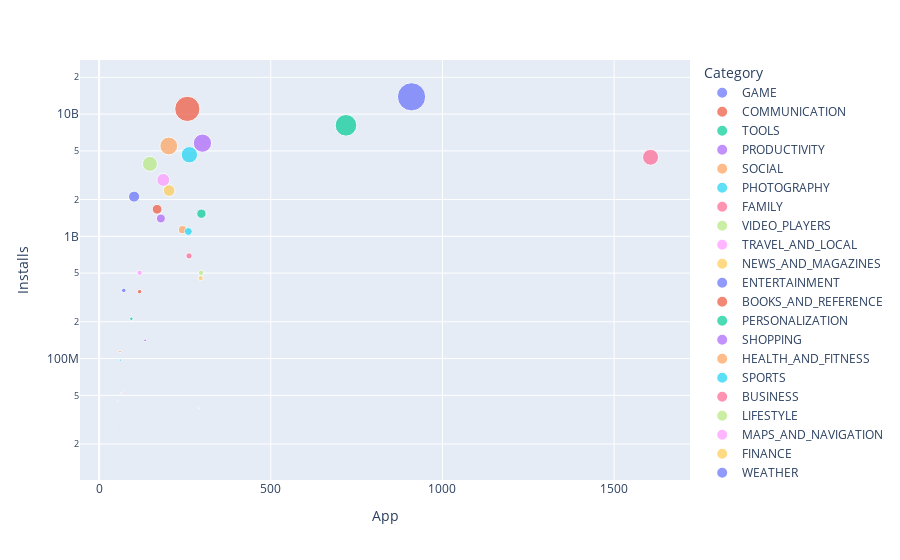

This figure's notebook cell:
### Code cell
scatter_plot = px.scatter(data_frame=category_concentration,
                          x='App',
                          y='Installs',
                          color=category_concentration.index,
                          size ='Installs',
                          hover_name=category_concentration.index
                         )

scatter_plot.update_layout(yaxis=dict(type='log'))

scatter_plot.show()

### Figure 1 — Plotly figure (JSON) as saved in the notebook; plotly's stock layout.template omitted (floating-point values rounded to 4 significant figures)
{"data": [{"hovertemplate": "<b>%{hovertext}</b><br><br>Category=GAME<br>App=%{x}<br>Installs=%{marker.size}<extra></extra>", "hovertext": ["GAME"], "legendgroup": "GAME", "marker": {"color": "#636efa", "size": [13858762717], "sizemode": "area", "sizeref": 34650000.0, "symbol": "circle"}, "mode": "markers", "name": "GAME", "orientation": "v", "showlegend": true, "type": "scatter", "x": [910], "xaxis": "x", "y": [13858762717], "yaxis": "y"}, {"hovertemplate": "<b>%{hovertext}</b><br><br>Category=COMMUNICATION<br>App=%{x}<br>Installs=%{marker.size}<extra></extra>", "hovertext": ["COMMUNICATION"], "legendgroup": "COMMUNICATION", "marker": {"color": "#EF553B", "size": [11039241530], "sizemode": "area", "sizeref": 34650000.0, "symbol": "circle"}, "mode": "markers", "name": "COMMUNICATION", "orientation": "v", "showlegend": true, "type": "scatter", "x": [257], "xaxis": "x", "y": [11039241530], "yaxis": "y"}, {"hovertemplate": "<b>%{hovertext}</b><br><br>Category=TOOLS<br>App=%{x}<br>Installs=%{marker.size}<extra></extra>", "hovertext": ["TOOLS"], "legendgroup": "TOOLS", "marker": {"color": "#00cc96", "size": [8099724500], "sizemode": "area", "sizeref": 34650000.0, "symbol": "circle"}, "mode": "markers", "name": "TOOLS", "orientation": "v", "showlegend": true, "type": "scatter", "x": [719], "xaxis": "x", "y": [8099724500], "yaxis": "y"}, {"hovertemplate": "<b>%{hovertext}</b><br><br>Category=PRODUCTIVITY<br>App=%{x}<br>Installs=%{marker.size}<extra></extra>", "hovertext": ["PRODUCTIVITY"], "legendgroup": "PRODUCTIVITY", "marker": {"color": "#ab63fa", "size": [5788070180], "sizemode": "area", "sizeref": 34650000.0, "symbol": "circle"}, "mode": "markers", "name": "PRODUCTIVITY", "orientation": "v", "showlegend": true, "type": "scatter", "x": [301], "xaxis": "x", "y": [5788070180], "yaxis": "y"}, {"hovertemplate": "<b>%{hovertext}</b><br><br>Category=SOCIAL<br>App=%{x}<br>Installs=%{marker.size}<extra></extra>", "hovertext": ["SOCIAL"], "legendgroup": "SOCIAL", "marker": {"color": "#FFA15A", "size": [5487841475], "sizemode": "area", "sizeref": 34650000.0, "symbol": "circle"}, "mode": "markers", "name": "SOCIAL", "orientation": "v", "showlegend": true, "type": "scatter", "x": [203], "xaxis": "x", "y": [5487841475], "yaxis": "y"}, {"hovertemplate": "<b>%{hovertext}</b><br><br>Category=PHOTOGRAPHY<br>App=%{x}<br>Installs=%{marker.size}<extra></extra>", "hovertext": ["PHOTOGRAPHY"], "legendgroup": "PHOTOGRAPHY", "marker": {"color": "#19d3f3", "size": [4649143130], "sizemode": "area", "sizeref": 34650000.0, "symbol": "circle"}, "mode": "markers", "name": "PHOTOGRAPHY", "orientation": "v", "showlegend": true, "type": "scatter", "x": [263], "xaxis": "x", "y": [4649143130], "yaxis": "y"}, {"hovertemplate": "<b>%{hovertext}</b><br><br>Category=FAMILY<br>App=%{x}<br>Installs=%{marker.size}<extra></extra>", "hovertext": ["FAMILY"], "legendgroup": "FAMILY", "marker": {"color": "#FF6692", "size": [4437554490], "sizemode": "area", "sizeref": 34650000.0, "symbol": "circle"}, "mode": "markers", "name": "FAMILY", "orientation": "v", "showlegend": true, "type": "scatter", "x": [1606], "xaxis": "x", "y": [4437554490], "yaxis": "y"}, {"hovertemplate": "<b>%{hovertext}</b><br><br>Category=VIDEO_PLAYERS<br>App=%{x}<br>Installs=%{marker.size}<extra></extra>", "hovertext": ["VIDEO_PLAYERS"], "legendgroup": "VIDEO_PLAYERS", "marker": {"color": "#B6E880", "size": [3916897200], "sizemode": "area", "sizeref": 34650000.0, "symbol": "circle"}, "mode": "markers", "name": "VIDEO_PLAYERS", "orientation": "v", "showlegend": true, "type": "scatter", "x": [148], "xaxis": "x", "y": [3916897200], "yaxis": "y"}, {"hovertemplate": "<b>%{hovertext}</b><br><br>Category=TRAVEL_AND_LOCAL<br>App=%{x}<br>Installs=%{marker.size}<extra></extra>", "hovertext": ["TRAVEL_AND_LOCAL"], "legendgroup": "TRAVEL_AND_LOCAL", "marker": {"color": "#FF97FF", "size": [2894859300], "sizemode": "area", "sizeref": 34650000.0, "symbol": "circle"}, "mode": "markers", "name": "TRAVEL_AND_LOCAL", "orientation": "v", "showlegend": true, "type": "scatter", "x": [187], "xaxis": "x", "y": [2894859300], "yaxis": "y"}, {"hovertemplate": "<b>%{hovertext}</b><br><br>Category=NEWS_AND_MAGAZINES<br>App=%{x}<br>Installs=%{marker.size}<extra></extra>", "hovertext": ["NEWS_AND_MAGAZINES"], "legendgroup": "NEWS_AND_MAGAZINES", "marker": {"color": "#FECB52", "size": [2369110650], "sizemode": "area", "sizeref": 34650000.0, "symbol": "circle"}, "mode": "markers", "name": "NEWS_AND_MAGAZINES", "orientation": "v", "showlegend": true, "type": "scatter", "x": [204], "xaxis": "x", "y": [2369110650], "yaxis": "y"}, {"hovertemplate": "<b>%{hovertext}</b><br><br>Category=ENTERTAINMENT<br>App=%{x}<br>Installs=%{marker.size}<extra></extra>", "hovertext": ["ENTERTAINMENT"], "legendgroup": "ENTERTAINMENT", "marker": {"color": "#636efa", "size": [2113660000], "sizemode": "area", "sizeref": 34650000.0, "symbol": "circle"}, "mode": "markers", "name": "ENTERTAINMENT", "orientation": "v", "showlegend": true, "type": "scatter", "x": [102], "xaxis": "x", "y": [2113660000], "yaxis": "y"}, {"hovertemplate": "<b>%{hovertext}</b><br><br>Category=BOOKS_AND_REFERENCE<br>App=%{x}<br>Installs=%{marker.size}<extra></extra>", "hovertext": ["BOOKS_AND_REFERENCE"], "legendgroup": "BOOKS_AND_REFERENCE", "marker": {"color": "#EF553B", "size": [1665791655], "sizemode": "area", "sizeref": 34650000.0, "symbol": "circle"}, "mode": "markers", "name": "BOOKS_AND_REFERENCE", "orientation": "v", "showlegend": true, "type": "scatter", "x": [169], "xaxis": "x", "y": [1665791655], "yaxis": "y"}, {"hovertemplate": "<b>%{hovertext}</b><br><br>Category=PERSONALIZATION<br>App=%{x}<br>Installs=%{marker.size}<extra></extra>", "hovertext": ["PERSONALIZATION"], "legendgroup": "PERSONALIZATION", "marker": {"color": "#00cc96", "size": [1532352930], "sizemode": "area", "sizeref": 34650000.0, "symbol": "circle"}, "mode": "markers", "name": "PERSONALIZATION", "orientation": "v", "showlegend": true, "type": "scatter", "x": [298], "xaxis": "x", "y": [1532352930], "yaxis": "y"}, {"hovertemplate": "<b>%{hovertext}</b><br><br>Category=SHOPPING<br>App=%{x}<br>Installs=%{marker.size}<extra></extra>", "hovertext": ["SHOPPING"], "legendgroup": "SHOPPING", "marker": {"color": "#ab63fa", "size": [1400331540], "sizemode": "area", "sizeref": 34650000.0, "symbol": "circle"}, "mode": "markers", "name": "SHOPPING", "orientation": "v", "showlegend": true, "type": "scatter", "x": [180], "xaxis": "x", "y": [1400331540], "yaxis": "y"}, {"hovertemplate": "<b>%{hovertext}</b><br><br>Category=HEALTH_AND_FITNESS<br>App=%{x}<br>Installs=%{marker.size}<extra></extra>", "hovertext": ["HEALTH_AND_FITNESS"], "legendgroup": "HEALTH_AND_FITNESS", "marker": {"color": "#FFA15A", "size": [1134006220], "sizemode": "area", "sizeref": 34650000.0, "symbol": "circle"}, "mode": "markers", "name": "HEALTH_AND_FITNESS", "orientation": "v", "showlegend": true, "type": "scatter", "x": [243], "xaxis": "x", "y": [1134006220], "yaxis": "y"}, {"hovertemplate": "<b>%{hovertext}</b><br><br>Category=SPORTS<br>App=%{x}<br>Installs=%{marker.size}<extra></extra>", "hovertext": ["SPORTS"], "legendgroup": "SPORTS", "marker": {"color": "#19d3f3", "size": [1096431465], "sizemode": "area", "sizeref": 34650000.0, "symbol": "circle"}, "mode": "markers", "name": "SPORTS", "orientation": "v", "showlegend": true, "type": "scatter", "x": [260], "xaxis": "x", "y": [1096431465], "yaxis": "y"}, {"hovertemplate": "<b>%{hovertext}</b><br><br>Category=BUSINESS<br>App=%{x}<br>Installs=%{marker.size}<extra></extra>", "hovertext": ["BUSINESS"], "legendgroup": "BUSINESS", "marker": {"color": "#FF6692", "size": [692018120], "sizemode": "area", "sizeref": 34650000.0, "symbol": "circle"}, "mode": "markers", "name": "BUSINESS", "orientation": "v", "showlegend": true, "type": "scatter", "x": [262], "xaxis": "x", "y": [692018120], "yaxis": "y"}, {"hovertemplate": "<b>%{hovertext}</b><br><br>Category=LIFESTYLE<br>App=%{x}<br>Installs=%{marker.size}<extra></extra>", "hovertext": ["LIFESTYLE"], "legendgroup": "LIFESTYLE", "marker": {"color": "#B6E880", "size": [503611120], "sizemode": "area", "sizeref": 34650000.0, "symbol": "circle"}, "mode": "markers", "name": "LIFESTYLE", "orientation": "v", "showlegend": true, "type": "scatter", "x": [297], "xaxis": "x", "y": [503611120], "yaxis": "y"}, {"hovertemplate": "<b>%{hovertext}</b><br><br>Category=MAPS_AND_NAVIGATION<br>App=%{x}<br>Installs=%{marker.size}<extra></extra>", "hovertext": ["MAPS_AND_NAVIGATION"], "legendgroup": "MAPS_AND_NAVIGATION", "marker": {"color": "#FF97FF", "size": [503267560], "sizemode": "area", "sizeref": 34650000.0, "symbol": "circle"}, "mode": "markers", "name": "MAPS_AND_NAVIGATION", "orientation": "v", "showlegend": true, "type": "scatter", "x": [118], "xaxis": "x", "y": [503267560], "yaxis": "y"}, {"hovertemplate": "<b>%{hovertext}</b><br><br>Category=FINANCE<br>App=%{x}<br>Installs=%{marker.size}<extra></extra>", "hovertext": ["FINANCE"], "legendgroup": "FINANCE", "marker": {"color": "#FECB52", "size": [455249400], "sizemode": "area", "sizeref": 34650000.0, "symbol": "circle"}, "mode": "markers", "name": "FINANCE", "orientation": "v", "showlegend": true, "type": "scatter", "x": [296], "xaxis": "x", "y": [455249400], "yaxis": "y"}, {"hovertemplate": "<b>%{hovertext}</b><br><br>Category=WEATHER<br>App=%{x}<br>Installs=%{marker.size}<extra></extra>", "hovertext": ["WEATHER"], "legendgroup": "WEATHER", "marker": {"color": "#636efa", "size": [361096500], "sizemode": "area", "sizeref": 34650000.0, "symbol": "circle"}, "mode": "markers", "name": "WEATHER", "orientation": "v", "showlegend": true, "type": "scatter", "x": [72], "xaxis": "x", "y": [361096500], "yaxis": "y"}, {"hovertemplate": "<b>%{hovertext}</b><br><br>Category=EDUCATION<br>App=%{x}<br>Installs=%{marker.size}<extra></extra>", "hovertext": ["EDUCATION"], "legendgroup": "EDUCATION", "marker": {"color": "#EF553B", "size": [352852000], "sizemode": "area", "sizeref": 34650000.0, "symbol": "circle"}, "mode": "markers", "name": "EDUCATION", "orientation": "v", "showlegend": true, "type": "scatter", "x": [118], "xaxis": "x", "y": [352852000], "yaxis": "y"}, {"hovertemplate": "<b>%{hovertext}</b><br><br>Category=FOOD_AND_DRINK<br>App=%{x}<br>Installs=%{marker.size}<extra></extra>", "hovertext": ["FOOD_AND_DRINK"], "legendgroup": "FOOD_AND_DRINK", "marker": {"color": "#00cc96", "size": [211677750], "sizemode": "area", "sizeref": 34650000.0, "symbol": "circle"}, "mode": "markers", "name": "FOOD_AND_DRINK", "orientation": "v", "showlegend": true, "type": "scatter", "x": [94], "xaxis": "x", "y": [211677750], "yaxis": "y"}, {"hovertemplate": "<b>%{hovertext}</b><br><br>Category=DATING<br>App=%{x}<br>Installs=%{marker.size}<extra></extra>", "hovertext": ["DATING"], "legendgroup": "DATING", "marker": {"color": "#ab63fa", "size": [140912410], "sizemode": "area", "sizeref": 34650000.0, "symbol": "circle"}, "mode": "markers", "name": "DATING", "orientation": "v", "showlegend": true, "type": "scatter", "x": [134], "xaxis": "x", "y": [140912410], "yaxis": "y"}, {"hovertemplate": "<b>%{hovertext}</b><br><br>Category=ART_AND_DESIGN<br>App=%{x}<br>Installs=%{marker.size}<extra></extra>", "hovertext": ["ART_AND_DESIGN"], "legendgroup": "ART_AND_DESIGN", "marker": {"color": "#FFA15A", "size": [114233100], "sizemode": "area", "sizeref": 34650000.0, "symbol": "circle"}, "mode": "markers", "name": "ART_AND_DESIGN", "orientation": "v", "showlegend": true, "type": "scatter", "x": [61], "xaxis": "x", "y": [114233100], "yaxis": "y"}, {"hovertemplate": "<b>%{hovertext}</b><br><br>Category=HOUSE_AND_HOME<br>App=%{x}<br>Installs=%{marker.size}<extra></extra>", "hovertext": ["HOUSE_AND_HOME"], "legendgroup": "HOUSE_AND_HOME", "marker": {"color": "#19d3f3", "size": [97082000], "sizemode": "area", "sizeref": 34650000.0, "symbol": "circle"}, "mode": "markers", "name": "HOUSE_AND_HOME", "orientation": "v", "showlegend": true, "type": "scatter", "x": [62], "xaxis": "x", "y": [97082000], "yaxis": "y"}, {"hovertemplate": "<b>%{hovertext}</b><br><br>Category=AUTO_AND_VEHICLES<br>App=%{x}<br>Installs=%{marker.size}<extra></extra>", "hovertext": ["AUTO_AND_VEHICLES"], "legendgroup": "AUTO_AND_VEHICLES", "marker": {"color": "#FF6692", "size": [53129800], "sizemode": "area", "sizeref": 34650000.0, "symbol": "circle"}, "mode": "markers", "name": "AUTO_AND_VEHICLES", "orientation": "v", "showlegend": true, "type": "scatter", "x": [73], "xaxis": "x", "y": [53129800], "yaxis": "y"}, {"hovertemplate": "<b>%{hovertext}</b><br><br>Category=LIBRARIES_AND_DEMO<br>App=%{x}<br>Installs=%{marker.size}<extra></extra>", "hovertext": ["LIBRARIES_AND_DEMO"], "legendgroup": "LIBRARIES_AND_DEMO", "marker": {"color": "#B6E880", "size": [52083000], "sizemode": "area", "sizeref": 34650000.0, "symbol": "circle"}, "mode": "markers", "name": "LIBRARIES_AND_DEMO", "orientation": "v", "showlegend": true, "type": "scatter", "x": [64], "xaxis": "x", "y": [52083000], "yaxis": "y"}, {"hovertemplate": "<b>%{hovertext}</b><br><br>Category=COMICS<br>App=%{x}<br>Installs=%{marker.size}<extra></extra>", "hovertext": ["COMICS"], "legendgroup": "COMICS", "marker": {"color": "#FF97FF", "size": [44931100], "sizemode": "area", "sizeref": 34650000.0, "symbol": "circle"}, "mode": "markers", "name": "COMICS", "orientation": "v", "showlegend": true, "type": "scatter", "x": [54], "xaxis": "x", "y": [44931100], "yaxis": "y"}, {"hovertemplate": "<b>%{hovertext}</b><br><br>Category=MEDICAL<br>App=%{x}<br>Installs=%{marker.size}<extra></extra>", "hovertext": ["MEDICAL"], "legendgroup": "MEDICAL", "marker": {"color": "#FECB52", "size": [39162676], "sizemode": "area", "sizeref": 34650000.0, "symbol": "circle"}, "mode": "markers", "name": "MEDICAL", "orientation": "v", "showlegend": true, "type": "scatter", "x": [291], "xaxis": "x", "y": [39162676], "yaxis": "y"}, {"hovertemplate": "<b>%{hovertext}</b><br><br>Category=PARENTING<br>App=%{x}<br>Installs=%{marker.size}<extra></extra>", "hovertext": ["PARENTING"], "legendgroup": "PARENTING", "marker": {"color": "#636efa", "size": [31116110], "sizemode": "area", "sizeref": 34650000.0, "symbol": "circle"}, "mode": "markers", "name": "PARENTING", "orientation": "v", "showlegend": true, "type": "scatter", "x": [50], "xaxis": "x", "y": [31116110], "yaxis": "y"}, {"hovertemplate": "<b>%{hovertext}</b><br><br>Category=BEAUTY<br>App=%{x}<br>Installs=%{marker.size}<extra></extra>", "hovertext": ["BEAUTY"], "legendgroup": "BEAUTY", "marker": {"color": "#EF553B", "size": [26916200], "sizemode": "area", "sizeref": 34650000.0, "symbol": "circle"}, "mode": "markers", "name": "BEAUTY", "orientation": "v", "showlegend": true, "type": "scatter", "x": [42], "xaxis": "x", "y": [26916200], "yaxis": "y"}, {"hovertemplate": "<b>%{hovertext}</b><br><br>Category=EVENTS<br>App=%{x}<br>Installs=%{marker.size}<extra></extra>", "hovertext": ["EVENTS"], "legendgroup": "EVENTS", "marker": {"color": "#00cc96", "size": [15949410], "sizemode": "area", "sizeref": 34650000.0, "symbol": "circle"}, "mode": "markers", "name": "EVENTS", "orientation": "v", "showlegend": true, "type": "scatter", "x": [45], "xaxis": "x", "y": [15949410], "yaxis": "y"}], "layout": {"legend": {"itemsizing": "constant", "title": {"text": "Category"}, "tracegroupgap": 0}, "margin": {"t": 60}, "xaxis": {"anchor": "y", "domain": [0, 1], "title": {"text": "App"}}, "yaxis": {"anchor": "x", "domain": [0, 1], "title": {"text": "Installs"}, "type": "log"}}}
